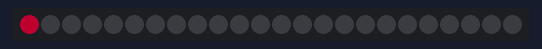
Bench run of a sketch on a simulated Arduino Uno, built with avr-gcc and run on an emulated ATmega328P. Parts: 24 RGB LEDs in strip order, left to right. Dim RGB values are drawn brighter than linear.

Above: at 0.05 s.
At 0.65 s:
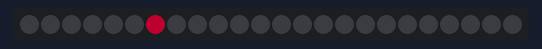
At 1.26 s:
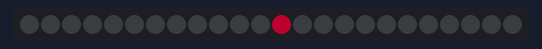
At 2.58 s:
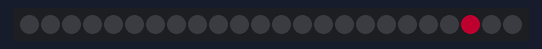
At 3.79 s:
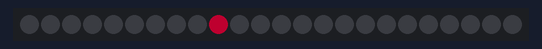
At 5.1 s:
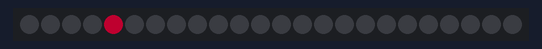

Measured:
- by itself, everything shown: repeats every 4.7 s, in 46 steps

The sketch:

TRINKETLEDSKETCH.ino
```cpp
#include <FastLED.h>
#define NUM_LEDS 24
#define DATA_PIN 3
CRGB leds[NUM_LEDS];
int a=80;
int b=0;
int c=20;
int inca=1;
int incb=1;
int incc=1;
int del=100;

void setup() {
  FastLED.addLeds<NEOPIXEL, DATA_PIN>(leds, NUM_LEDS);
}


void loop() {
  // put your main code here, to run repeatedly:
  for(int i=0; i < NUM_LEDS; i++) {
    leds[i].setRGB(a,b,c);
    FastLED.show();
    // clear this led for the next time around the loop
    leds[i] = CRGB::Black;
    delay(del);
  }
  for(int dot = NUM_LEDS - 2; dot > 0; dot=dot-1) {
    leds[dot].setRGB(a,b,c);
    FastLED.show();
    // clear this led for the next time around the loop
    leds[dot] = CRGB::Black;
    delay(del);
  }
  //del--;
}
```
